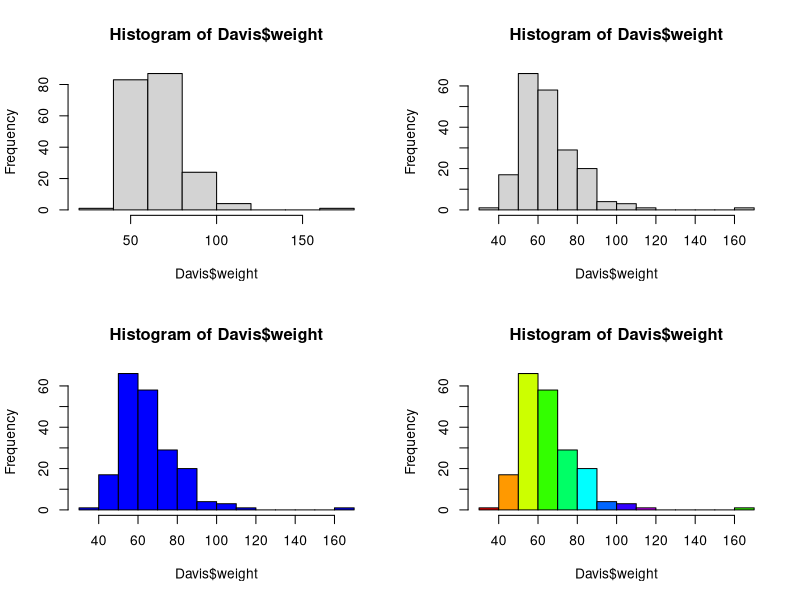
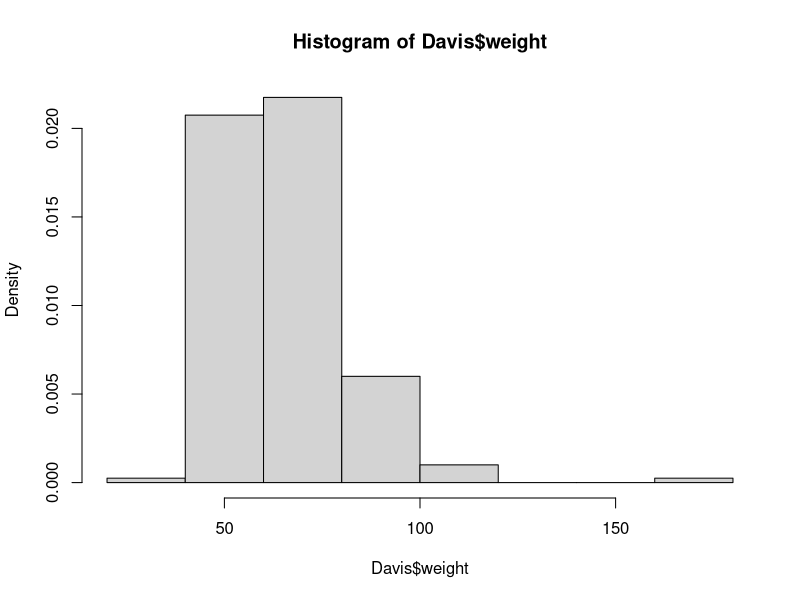
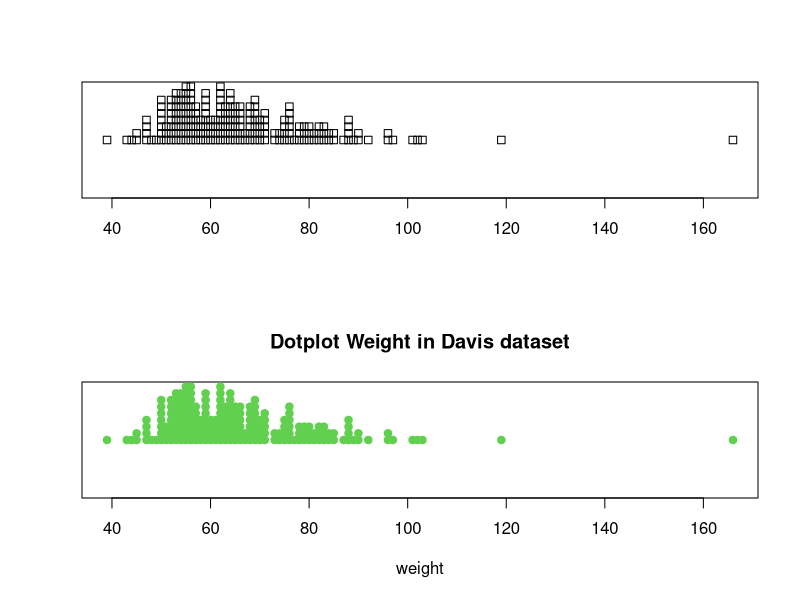
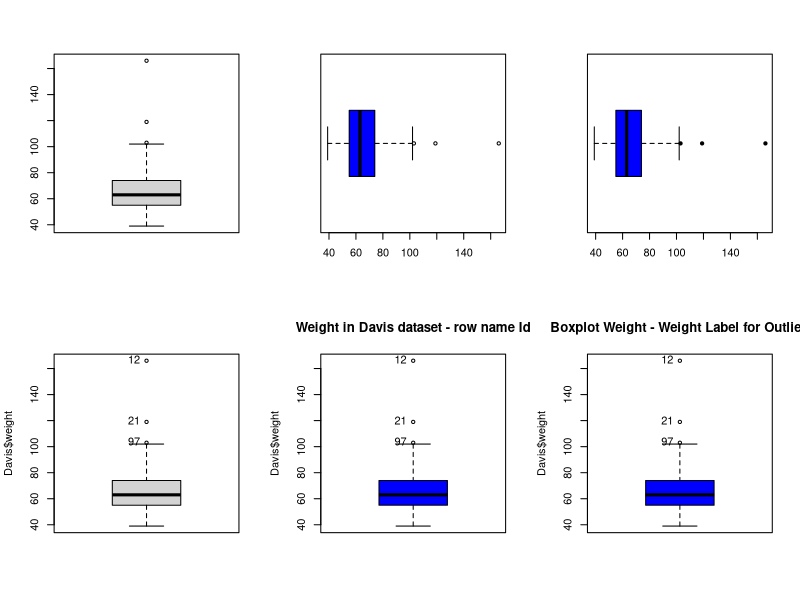
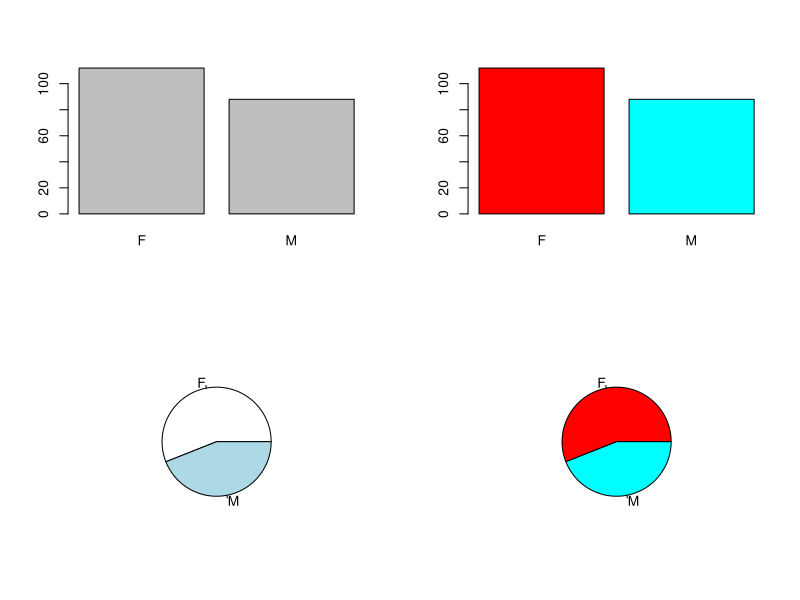
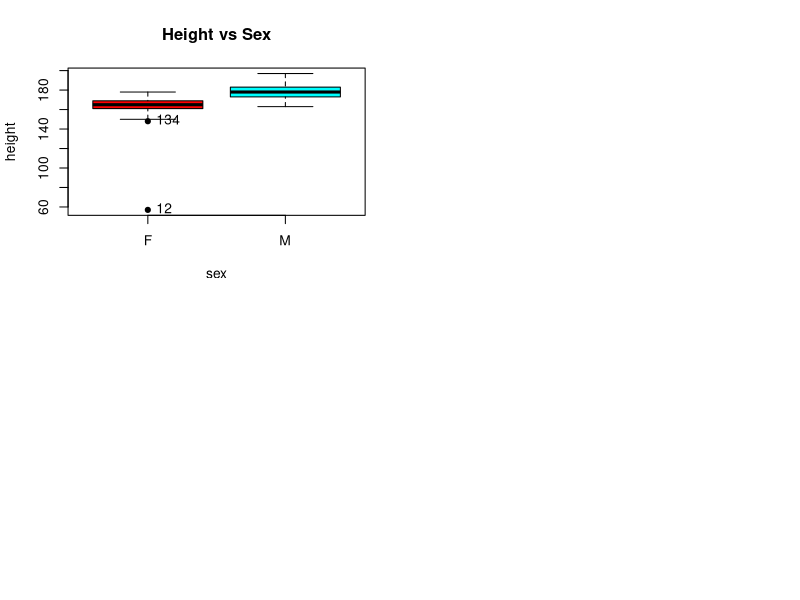

Write the R code that produced these figures, in order.
## ---- chunk 1
citation()
## ---- chunk 2
# install.packages("car")
library(car)
data(Davis)
attributes(Davis)
str(Davis)
# Numeric Univariant Description
summary(Davis)
# Rows and columns of data.frame Davis
dim(Davis)
## ---- chunk 3
# Graphical Description of numeric data

# Histograms:
par(mfrow=c(2,2))
hist(Davis$weight)
hist(Davis$weight,10)
hist(Davis$weight,10,col="blue")
hist(Davis$weight,10,col=rainbow(10))

# Histogram with proportions:
par(mfrow=c(1,1))
hist(Davis$weight,freq=F)  # Proportions

# Dotplot:
par(mfrow=c(2,1))
stripchart(Davis$weight,method="stack")
stripchart(Davis$weight,method="stack",xlab="weight",pch=19,col=3,main="Dotplot Weight in Davis dataset")

# Boxplots (two ways):
par(mfrow=c(2,3))
boxplot(Davis$weight)
boxplot(Davis$weight,col="blue",horizontal = TRUE)
boxplot(Davis$weight,col="blue",horizontal = TRUE, pch=19,labels=Davis$weight)

Boxplot(Davis$weight)
Boxplot(Davis$weight,col="blue",main= "Weight in Davis dataset - row name Id")
Boxplot(Davis$weight,col="blue",main=" Boxplot Weight - Weight Label for Outliers",labels=Davis$weight)

#Barplots and pie charts:
par(mfrow=c(2,2))
barplot(table(Davis$sex))
barplot(table(Davis$sex),col=rainbow(2))
pie(table(Davis$sex))
pie(table(Davis$sex),col=rainbow(2))

## ---- chunk 4
table(Davis$sex)
margin.table(table(Davis$sex))
prop.table(table(Davis$sex))
## ---- chunk 5
# ?boxplot
## ---- chunk 6
# View(Davis)
head(Davis, n = 20) # n = 20 means  that the first 20 lines are printed in the R console

attach(Davis)
summary(weight)
detach(Davis)
# summary(weight) # Do not work

with(Davis,tapply(height,sex,summary))
summary(Davis$height)
with(Davis,Boxplot(height~sex,pch=19,col=rainbow(2),main="Height vs Sex"))
